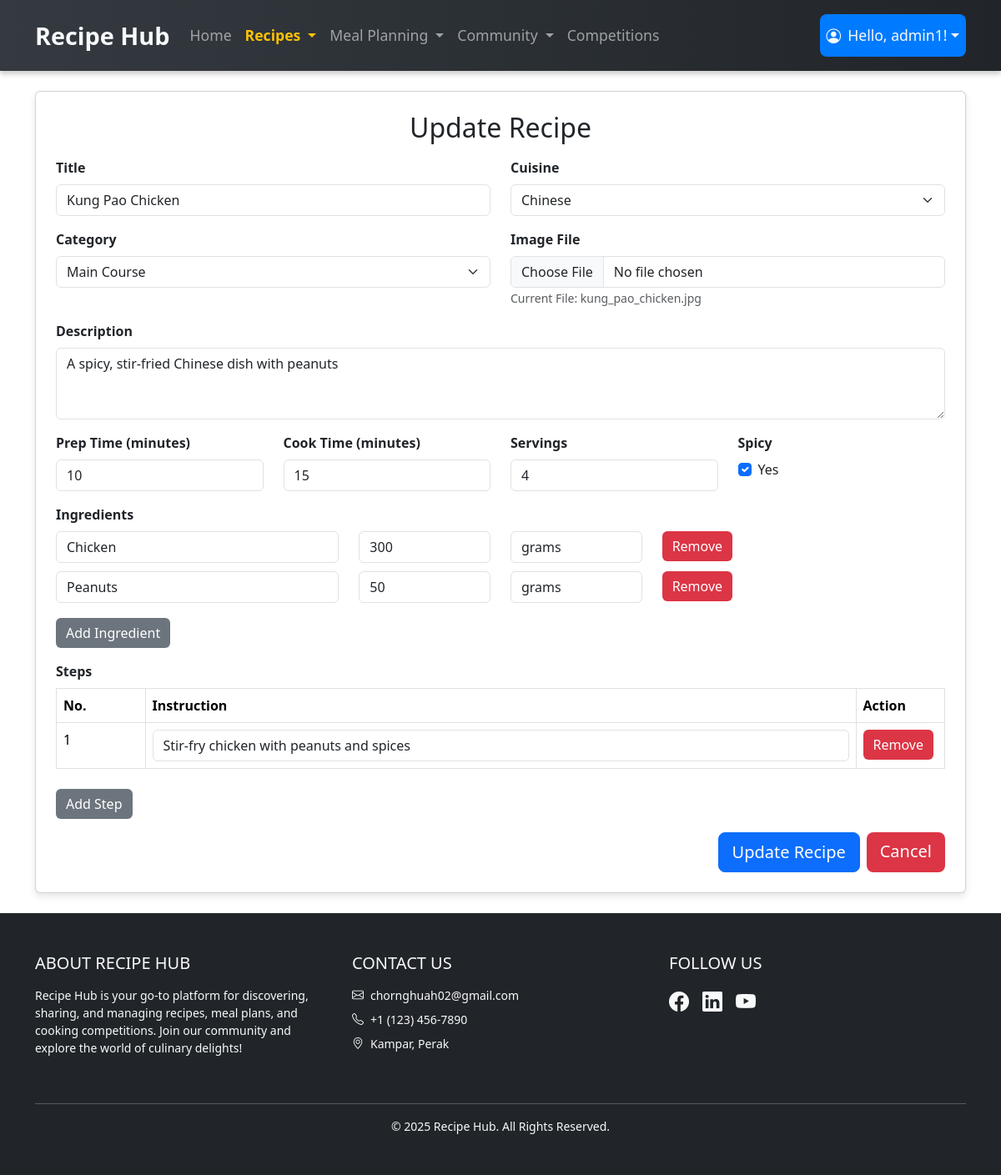
Screenshot of /recipe_management_module/edit_recipe.php?recipe_id=2 (signed in) with the database file from the repository.
### tables this page shows
CREATE TABLE Recipe (
    recipe_id INT AUTO_INCREMENT PRIMARY KEY,
    user_id INT NOT NULL,
    cuisine_id INT,
    category_id INT,
    title VARCHAR(100) NOT NULL,
    description TEXT NOT NULL,
    prep_time TIME NOT NULL,
    cook_time TIME NOT NULL,
    servings INT NOT NULL,
    spicy BOOLEAN NOT NULL DEFAULT FALSE,
    image_path VARCHAR(255),
    created_at TIMESTAMP DEFAULT CURRENT_TIMESTAMP,
    updated_at TIMESTAMP DEFAULT CURRENT_TIMESTAMP ON UPDATE CURRENT_TIMESTAMP,
    FOREIGN KEY (user_id) REFERENCES User(user_id) ON DELETE CASCADE,
    FOREIGN KEY (cuisine_id) REFERENCES Cuisine(cuisine_id) ON DELETE SET NULL,
    FOREIGN KEY (category_id) REFERENCES Category(category_id) ON DELETE SET NULL
);

CREATE TABLE Cuisine (
    cuisine_id INT AUTO_INCREMENT PRIMARY KEY,
    cuisine_name VARCHAR(50) NOT NULL
);

CREATE TABLE Category (
    category_id INT AUTO_INCREMENT PRIMARY KEY,
    category_name VARCHAR(50) NOT NULL
);

CREATE TABLE Recipe_Ingredient (
    recipe_id INT,
    ingredient_id INT,
    quantity DECIMAL(10,2) NOT NULL,
    units VARCHAR(20) NOT NULL,
    PRIMARY KEY (recipe_id, ingredient_id),
    FOREIGN KEY (recipe_id) REFERENCES Recipe(recipe_id) ON DELETE CASCADE,
    FOREIGN KEY (ingredient_id) REFERENCES Ingredient(ingredient_id) ON DELETE CASCADE
);

CREATE TABLE Ingredient (
    ingredient_id INT AUTO_INCREMENT PRIMARY KEY,
    ingredient_name VARCHAR(100) NOT NULL
);

CREATE TABLE Step (
    step_id INT AUTO_INCREMENT PRIMARY KEY,
    recipe_id INT NOT NULL,
    step_num INT NOT NULL,
    instruction TEXT NOT NULL,
    FOREIGN KEY (recipe_id) REFERENCES Recipe(recipe_id) ON DELETE CASCADE
);

### recipe_management_module/edit_recipe.php (called while the page is built, shortened)
<?php
require '../user_module/database.php';
$recipe_id = intval($_GET['recipe_id']);
$sql = "SELECT *, TIME_TO_SEC(prep_time) / 60 AS prep_time_minutes, TIME_TO_SEC(cook_time) / 60 AS cook_time_minutes
        FROM Recipe
        WHERE recipe_id = ?";
$stmt = $con->prepare($sql);
$stmt->bind_param("i", $recipe_id);
$stmt->execute();
$result = $stmt->get_result();
$recipe = $result->fetch_assoc();
$recipe['prep_time'] = (floor($recipe['prep_time_minutes']) == $recipe['prep_time_minutes']) ? intval($recipe['prep_time_minutes']) : $recipe['prep_time_minutes'];
$recipe['cook_time'] = (floor($recipe['cook_time_minutes']) == $recipe['cook_time_minutes']) ? intval($recipe['cook_time_minutes']) : $recipe['cook_time_minutes'];
$sql = "SELECT ri.quantity, ri.units, i.ingredient_name
        FROM Recipe_Ingredient ri
        JOIN Ingredient i ON ri.ingredient_id = i.ingredient_id
        WHERE ri.recipe_id = ?";
$stmt = $con->prepare($sql);
$stmt->bind_param("i", $recipe_id);
$stmt->execute();
$result = $stmt->get_result();
$recipe_ingredients = [];
while ($row = $result->fetch_assoc()) {
    $row['quantity'] = (floor($row['quantity']) == $row['quantity']) ? intval($row['quantity']) : $row['quantity'];
    $recipe_ingredients[] = $row;
}
$sql = "SELECT step_num, instruction
        FROM Step
        WHERE recipe_id = ?
        ORDER BY step_num";
$stmt = $con->prepare($sql);
$stmt->bind_param("i", $recipe_id);
$stmt->execute();
$result = $stmt->get_result();
$recipe_steps = [];
while ($row = $result->fetch_assoc()) {
    $recipe_steps[] = $row;
}
$formTitle = "Update Recipe";
$formAction = "update_recipe.php?recipe_id=" . $recipe_id;
$submitButtonText = "Update Recipe";
include 'recipe_form.php';

### recipe_management_module/recipe_form.php (the view, shortened to what this page needs)
<?php
$cuisines = $con->query("SELECT * FROM Cuisine");
$categories = $con->query("SELECT * FROM Category");
?>
<!DOCTYPE html>
<html lang="en">
<head>
    <link href="https://cdn.jsdelivr.net/npm/bootstrap@5.3.2/dist/css/bootstrap.min.css" rel="stylesheet">
</head>
<body>
    <?php include("../navbar.php"); ?>
    <div class="container mt-4 mb-4">
        <div class="card p-4">
            <h2 class="mb-3 text-center"><?php echo $formTitle; ?></h2>
            <form id="recipeForm" method="POST" action="<?php echo $formAction; ?>" enctype="multipart/form-data">
                <div class="row mb-3">
                    <div class="col-md-6">
                        <label class="form-label">Title</label>
                        <input type="text" class="form-control" name="title" id="title" value="<?php echo htmlspecialchars($recipe['title'] ?? ''); ?>" required>
                    </div>
                    <div class="col-md-6">
                        <label class="form-label">Cuisine</label>
                        <select class="form-select" name="cuisine_id" id="cuisine_id" required>
                            <?php while ($row = $cuisines->fetch_assoc()) { ?>
                                <option value="<?php echo $row['cuisine_id']; ?>" <?php echo (isset($recipe['cuisine_id']) && $recipe['cuisine_id'] == $row['cuisine_id']) ? 'selected' : ''; ?>>
                                    <?php echo $row['cuisine_name']; ?>
                                </option>
                            <?php } ?>
                        </select>
                    </div>
                </div>
                <div class="row mb-3">
                    <div class="col-md-6">
                        <label class="form-label">Category</label>
                        <select class="form-select" name="category_id" id="category_id" required>
                            <?php while ($row = $categories->fetch_assoc()) { ?>
                                <option value="<?php echo $row['category_id']; ?>" <?php echo (isset($recipe['category_id']) && $recipe['category_id'] == $row['category_id']) ? 'selected' : ''; ?>>
                                    <?php echo $row['category_name']; ?>
                                </option>
                            <?php } ?>
                        </select>
                    </div>
                    <div class="col-md-6">
                        <label class="form-label">Image File</label>
                        <input type="file" class="form-control" name="image_file" id="image_file" accept="image/*">
                        <?php if (!empty($recipe['image_path'])) { ?>
                            <small class="text-muted">Current File: <?php echo basename($recipe['image_path']); ?></small>
                        <?php } ?>
                    </div>
                </div>
                <div class="mb-3">
                    <label class="form-label">Description</label>
                    <textarea class="form-control" name="description" id="description" rows="3" required><?php echo htmlspecialchars($recipe['description'] ?? ''); ?></textarea>
                </div>
                <div class="row mb-3">
                    <div class="col-md-3">
                        <label class="form-label">Prep Time (minutes)</label>
                        <input type="number" class="form-control" name="prep_time" id="prep_time" min="0.01" step="any" value="<?php echo htmlspecialchars($recipe['prep_time'] ?? ''); ?>" required>
                    </div>
                    <div class="col-md-3">
                        <label class="form-label">Cook Time (minutes)</label>
                        <input type="number" class="form-control" name="cook_time" id="cook_time" min="0.01" step="any" value="<?php echo htmlspecialchars($recipe['cook_time'] ?? ''); ?>" required>
                    </div>
                    <div class="col-md-3">
                        <label class="form-label">Servings</label>
                        <input type="number" class="form-control" name="servings" id="servings" min="1" value="<?php echo htmlspecialchars($recipe['servings'] ?? ''); ?>" required>
                    </div>
                    <div class="col-md-3">
                        <label class="form-label">Spicy</label>
                        <div class="form-check">
                            <input class="form-check-input" type="checkbox" name="spicy" id="spicy" <?php echo (isset($recipe['spicy']) && $recipe['spicy']) ? 'checked' : ''; ?>>
                            <label class="form-check-label" for="spicy">Yes</label>
                        </div>
                    </div>
                </div>
                <div class="mb-3">
                    <label class="form-label">Ingredients</label>
                    <div id="ingredientsContainer">
                        <?php if (isset($recipe_ingredients) && !empty($recipe_ingredients)) { ?>
                            <?php foreach ($recipe_ingredients as $ingredient) { ?>
                                <div class="ingredient-row row">
                                    <div class="col-md-4">
                                        <input type="text" class="form-control ingredient-input" name="ingredient_names[]" value="<?php echo htmlspecialchars($ingredient['ingredient_name']); ?>" placeholder="Search or add new ingredient" list="ingredientList">
                                    </div>
                                    <div class="col-md-2">
                                        <input type="number" step="any" class="form-control" name="quantities[]" value="<?php echo htmlspecialchars($ingredient['quantity']); ?>" placeholder="Quantity" min="0.01" step="any" required>
                                    </div>
                                    <div class="col-md-2">
                                        <input type="text" class="form-control" name="units[]" value="<?php echo htmlspecialchars($ingredient['units']); ?>" placeholder="Units" required>
                                    </div>
                                    <div class="col-md-2">
                                        <button type="button" class="btn btn-danger" onclick="removeIngredientRow(this)">Remove</button>
                                    </div>
                                </div>
                            <?php } ?>
                        <?php } ?>
                    </div>
                    <button type="button" class="btn btn-secondary mt-2" onclick="addIngredientRow()">Add Ingredient</button>
                </div>
                <div class="mb-3">
                    <label class="form-label">Steps</label>
                    <table class="table table-bordered" id="stepsTable">
                        <thead>
                            <tr>
                                <th style="width: 10%;">No.</th>
                                <th style="width: 80%;">Instruction</th>
                                <th style="width: 10%;">Action</th>
                            </tr>
                        </thead>
                        <tbody id="stepsContainer">
                            <?php if (isset($recipe_steps) && !empty($recipe_steps)) { ?>
                                <?php foreach ($recipe_steps as $index => $step) { ?>
                                    <tr class="step-row">
                                        <td><?php echo $index + 1; ?></td>
                                        <td><input type="text" class="form-control" name="steps[]" value="<?php echo htmlspecialchars($step['instruction']); ?>" placeholder="Step description" required></td>
                                        <td><button type="button" class="btn btn-danger" onclick="removeStepRow(this)">Remove</button></td>
                                    </tr>
                                <?php } ?>
                            <?php } ?>
                        </tbody>
                    </table>
                    <button type="button" class="btn btn-secondary mt-2" onclick="addStepRow()">Add Step</button>
                </div>
                <div class="d-flex justify-content-end">
                    <button type="submit" class="btn btn-primary btn-lg me-2"><?php echo $submitButtonText; ?></button>
                    <a href="recipe.php" class="btn btn-danger btn-lg">Cancel</a>
                </div>
            </form>
        </div>
    </div>
    <?php include '../footer.php'; ?>
</body>
</html>

### recipe_management_module/recipe_form.php (style rules this page uses)
.ingredient-row, .step-row { margin-bottom: 10px; }
.form-label { font-weight: bold; }
.card { box-shadow: 0 4px 8px rgba(0, 0, 0, 0.1); }
.btn-secondary { background-color: #6c757d; border: none; }
.btn-danger { background-color: #dc3545; border: none; }

### navbar.php (style rules this page uses)
html { overflow-y: scroll; }

### rows the page displays
recipe: title "Kung Pao Chicken", cuisine_id "Chinese", category_id "Main Course", image_path "kung_pao_chicken.jpg", description "A spicy, stir-fried Chinese dish with peanuts", servings "4", spicy "☑"
recipe_ingredient: ingredient.ingredient_name "Chicken", quantity "300", units "grams"
recipe_ingredient: ingredient.ingredient_name "Peanuts", quantity "50", units "grams"
step: instruction "Stir-fry chicken with peanuts and spices"

### other values shown
$_SESSION['username'] "admin1"
$formTitle "Update Recipe"
$submitButtonText "Update Recipe"
